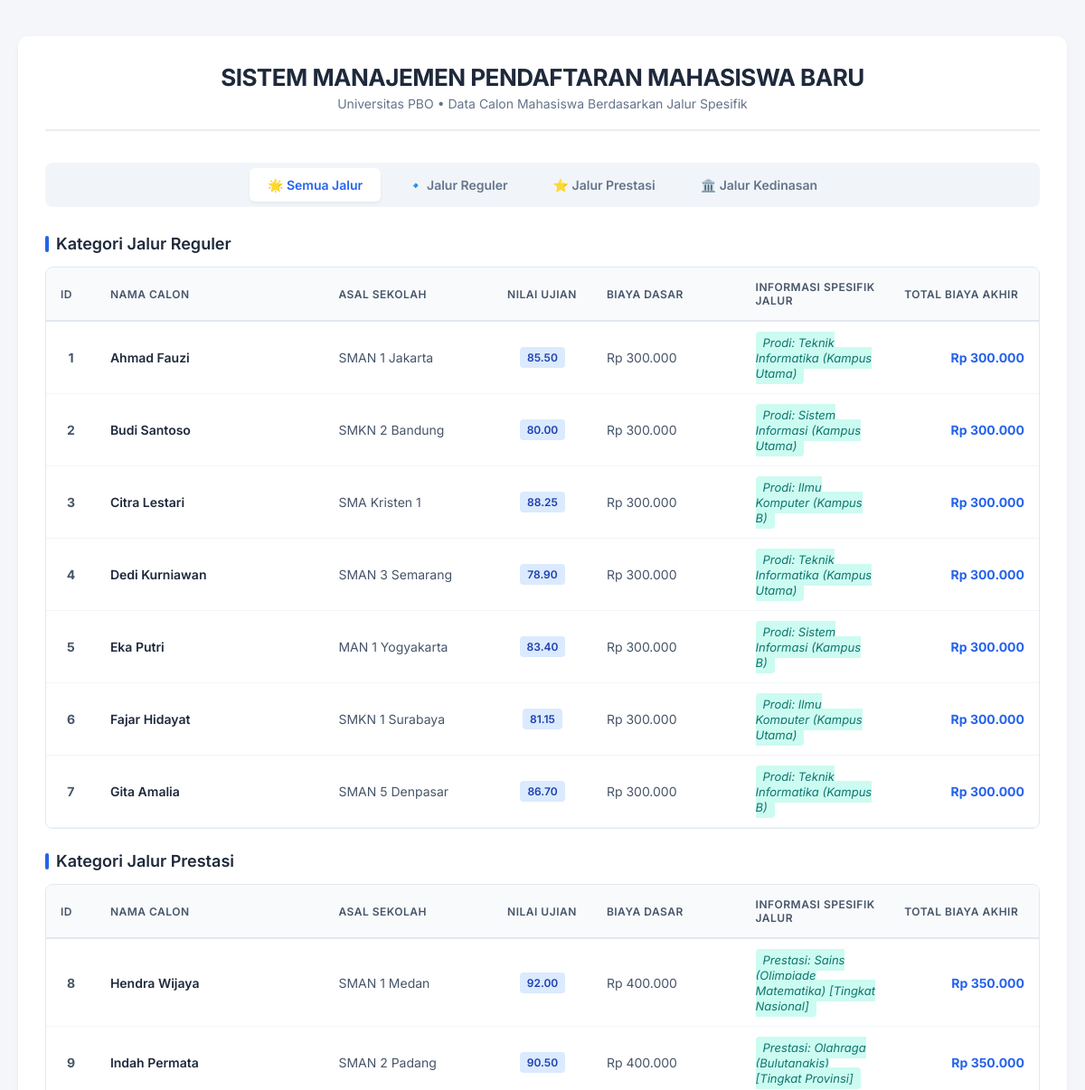
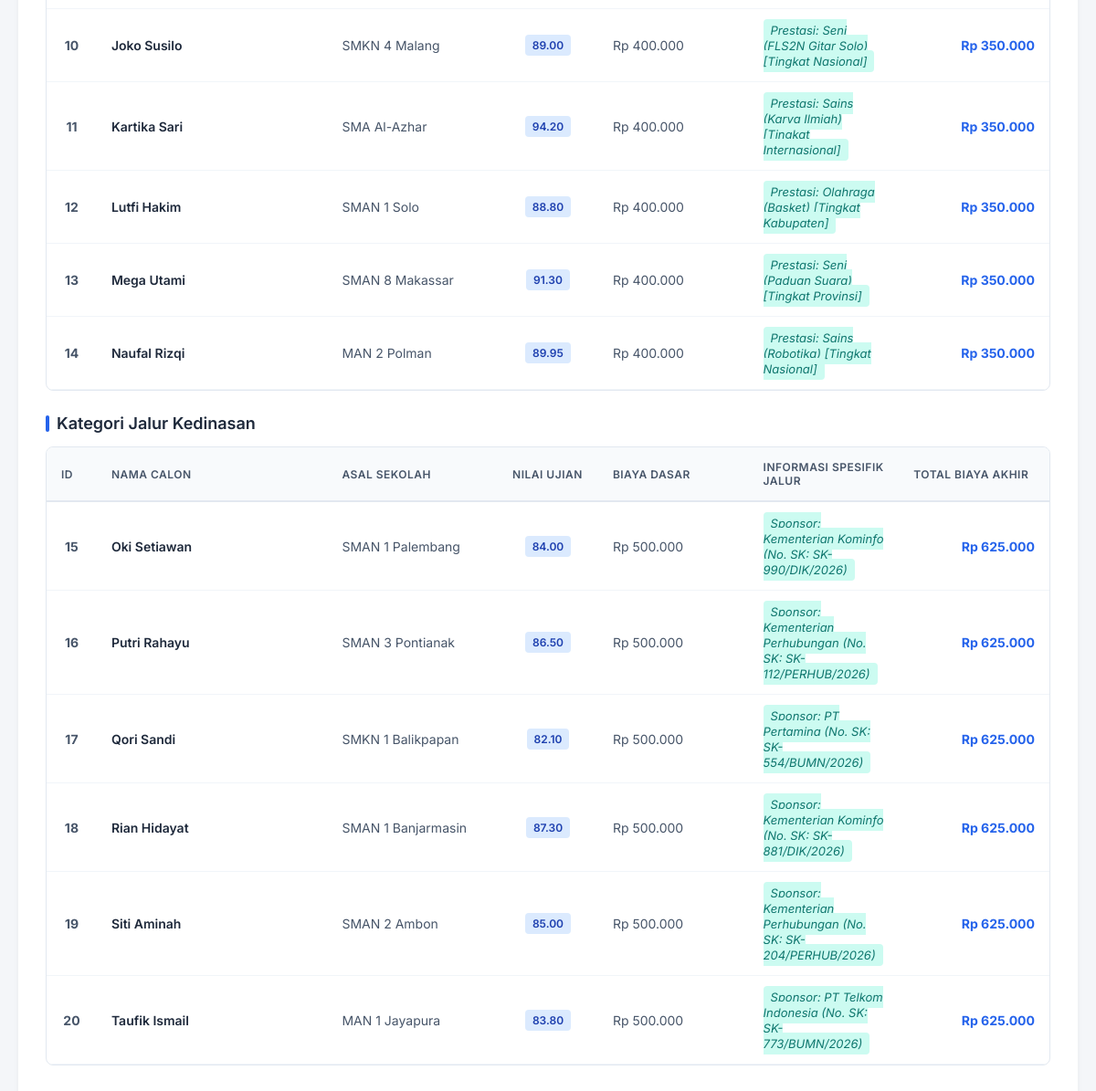
The page / on the database its author committed (2 pictures, top to bottom).
### tables this page shows
CREATE TABLE `tabel_pendaftaran` (
  `id_pendaftaran` int NOT NULL,
  `nama_calon` varchar(100) NOT NULL,
  `asal_sekolah` varchar(100) NOT NULL,
  `nilai_ujian` decimal(5,2) NOT NULL,
  `biaya_pendaftaran_dasar` int NOT NULL,
  `jalur_pendaftaran` enum('Reguler','Prestasi','Kedinasan') NOT NULL,
  `pilihan_prodi` varchar(50) DEFAULT NULL,
  `lokasi_kampus` varchar(50) DEFAULT NULL,
  `jenis_prestasi` varchar(50) DEFAULT NULL,
  `tingkat_prestasi` varchar(50) DEFAULT NULL,
  `sk_ikatan_dinas` varchar(50) DEFAULT NULL,
  `instansi_sponsor` varchar(100) DEFAULT NULL
);

### pendaftaran.php (called while the page is built, shortened)
<?php
abstract class Pendaftaran {
    protected $id_pendaftaran;
    protected $nama_calon;
    protected $asal_sekolah;
    protected $nilai_ujian;
    protected $biaya_pendaftaran_dasar;
    public function __construct($row) {
        $this->id_pendaftaran = $row['id_pendaftaran'];
        $this->nama_calon = $row['nama_calon'];
        $this->asal_sekolah = $row['asal_sekolah'];
        $this->nilai_ujian = $row['nilai_ujian'];
        $this->biaya_pendaftaran_dasar = $row['biaya_pendaftaran_dasar'];
    }
    public function getIdPendaftaran() { return $this->id_pendaftaran; }
    public function getNamaCalon() { return $this->nama_calon; }
    public function getAsalSekolah() { return $this->asal_sekolah; }
    public function getNilaiUjian() { return $this->nilai_ujian; }
    public function getBiayaDasar() { return $this->biaya_pendaftaran_dasar; }
}
?>

### pendaftaranreguler.php (called while the page is built, shortened)
<?php
require_once 'Pendaftaran.php';
class PendaftaranReguler extends Pendaftaran {
    private $pilihan_prodi;
    private $lokasi_kampus;
    public function __construct($row) {
        $this->pilihan_prodi = $row['pilihan_prodi'];
        $this->lokasi_kampus = $row['lokasi_kampus'];
    }
    public static function getDaftarReguler($db) {
        $query = "SELECT * FROM tabel_pendaftaran WHERE jalur_pendaftaran = 'Reguler'";
        $stmt = $db->prepare($query);
        $stmt->execute();
        $list = [];
        while ($row = $stmt->fetch(PDO::FETCH_ASSOC)) {
            $list[] = new PendaftaranReguler($row);
        }
        return $list;
    }
    public function hitungTotalBiaya() {
        return $this->biaya_pendaftaran_dasar;
    }
    public function tampilkanInfoJalur() {
        return "Prodi: " . $this->pilihan_prodi . " (" . $this->lokasi_kampus . ")";
    }
}
?>

### pendaftaranprestasi.php (called while the page is built, shortened)
<?php
require_once 'Pendaftaran.php';
class PendaftaranPrestasi extends Pendaftaran {
    private $jenis_prestasi;
    private $tingkat_prestasi;
    public function __construct($row) {
        $this->jenis_prestasi = $row['jenis_prestasi'];
        $this->tingkat_prestasi = $row['tingkat_prestasi'];
    }
    public static function getDaftarPrestasi($db) {
        $query = "SELECT * FROM tabel_pendaftaran WHERE jalur_pendaftaran = 'Prestasi'";
        $stmt = $db->prepare($query);
        $stmt->execute();
        $list = [];
        while ($row = $stmt->fetch(PDO::FETCH_ASSOC)) {
            $list[] = new PendaftaranPrestasi($row);
        }
        return $list;
    }
    public function hitungTotalBiaya() {
        return $this->biaya_pendaftaran_dasar - 50000;
    }
    public function tampilkanInfoJalur() {
        return "Prestasi: " . $this->jenis_prestasi . " [Tingkat " . $this->tingkat_prestasi . "]";
    }
}
?>

### pendaftarankedinasan.php (called while the page is built, shortened)
<?php
require_once 'Pendaftaran.php';
class PendaftaranKedinasan extends Pendaftaran {
    private $sk_ikatan_dinas;
    private $instansi_sponsor;
    public function __construct($row) {
        $this->sk_ikatan_dinas = $row['sk_ikatan_dinas'];
        $this->instansi_sponsor = $row['instansi_sponsor'];
    }
    public static function getDaftarKedinasan($db) {
        $query = "SELECT * FROM tabel_pendaftaran WHERE jalur_pendaftaran = 'Kedinasan'";
        $stmt = $db->prepare($query);
        $stmt->execute();
        $list = [];
        while ($row = $stmt->fetch(PDO::FETCH_ASSOC)) {
            $list[] = new PendaftaranKedinasan($row);
        }
        return $list;
    }
    public function hitungTotalBiaya() {
        return $this->biaya_pendaftaran_dasar * 1.25;
    }
    public function tampilkanInfoJalur() {
        return "Sponsor: " . $this->instansi_sponsor . " (No. SK: " . $this->sk_ikatan_dinas . ")";
    }
}
?>

### index.php (the view, shortened to what this page needs)
<?php
require_once 'PendaftaranReguler.php';
require_once 'PendaftaranPrestasi.php';
require_once 'PendaftaranKedinasan.php';
$database = new Database();
$db = $database->getConnection();
$dataReguler = [];
$error_koneksi = false;
if ($db === null) {
    $error_koneksi = true;
} else {
    $dataReguler = PendaftaranReguler::getDaftarReguler($db);
    $dataPrestasi = PendaftaranPrestasi::getDaftarPrestasi($db);
    $dataKedinasan = PendaftaranKedinasan::getDaftarKedinasan($db);
}
function renderTable($daftarMahasiswa, $namaJalur) {
    echo "<div class='table-responsive'>
            <table>
                <thead>
                    <tr>
                        <th width='5%'>ID</th>
                        <th width='23%'>Nama Calon</th>
                        <th width='17%'>Asal Sekolah</th>
                        <th width='10%'>Nilai Ujian</th>
                        <th width='15%'>Biaya Dasar</th>
                        <th width='15%'>Informasi Spesifik Jalur</th>
                        <th width='15%'>Total Biaya Akhir</th>
                    </tr>
                </thead>
                <tbody>";
    if (empty($daftarMahasiswa)) {
        echo "<tr><td colspan='7' class='text-center text-muted'>Tidak ada data calon mahasiswa untuk jalur ini.</td></tr>";
    } else {
        foreach ($daftarMahasiswa as $mhs) {
            echo "<tr>
                    <td class='text-center font-bold'>".$mhs->getIdPendaftaran()."</td>
                    <td class='font-semibold text-dark'>".$mhs->getNamaCalon()."</td>
                    <td>".$mhs->getAsalSekolah()."</td>
                    <td class='text-center'><span class='badge badge-info'>".$mhs->getNilaiUjian()."</span></td>
                    <td>Rp ".number_format($mhs->getBiayaDasar(), 0, ',', '.')."</td>
                    <td><span class='text-spesifik'>".$mhs->tampilkanInfoJalur()."</span></td>
                    <td class='text-right font-bold text-primary'>Rp ".number_format($mhs->hitungTotalBiaya(), 0, ',', '.')."</td>
                  </tr>";
        }
    }
    echo "    </tbody>
            </table>
          </div>";
}
?>
<!DOCTYPE html>
<html lang="id">
<head>
</head>
<body>
<div class="container">
    <header>
        <h1>SISTEM MANAJEMEN PENDAFTARAN MAHASISWA BARU</h1>
        <p>Universitas PBO &bull; Data Calon Mahasiswa Berdasarkan Jalur Spesifik</p>
    </header>
    <?php if ($error_koneksi): ?>
        <div class="error-box">
            <h4>⚠️ Koneksi Database Gagal!</h4>
            <p>Aplikasi tidak dapat memuat data. Silakan lakukan perbaikan berikut:</p>
            <ol>
                <li>Pastikan server MySQL di XAMPP/Laragon sudah Anda aktifkan (Running).</li>
                <li>Pastikan database sudah dibuat di phpMyAdmin.</li>
                <li>Buka file <code>koneksi/database.php</code> dan ganti nilai <code>$db_name</code> dengan nama database Anda yang sebenarnya.</li>
            </ol>
        </div>
    <?php else: ?>
        <div class="nav-menu">
            <button class="nav-btn active" onclick="filterJalur('semua', this)">🌟 Semua Jalur</button>
            <button class="nav-btn" onclick="filterJalur('reguler', this)">🔹 Jalur Reguler</button>
            <button class="nav-btn" onclick="filterJalur('prestasi', this)">⭐ Jalur Prestasi</button>
            <button class="nav-btn" onclick="filterJalur('kedinasan', this)">🏛️ Jalur Kedinasan</button>
        </div>
        <div id="sec-reguler" class="jalur-section active">
            <div class="section-title">Kategori Jalur Reguler</div>
            <?php renderTable($dataReguler, "Reguler"); ?>
        </div>
        <div id="sec-prestasi" class="jalur-section active">
            <div class="section-title">Kategori Jalur Prestasi</div>
        </div>
        <div id="sec-kedinasan" class="jalur-section active">
            <div class="section-title">Kategori Jalur Kedinasan</div>
        </div>
    <?php endif; ?>
</div>
</body>
</html>

### index.php (style rules this page uses)
* { margin: 0; padding: 0; box-sizing: border-box; font-family: 'Inter', sans-serif; }
body { background-color: #f4f6f9; color: #333; padding: 40px 20px; }
.container { max-width: 1200px; margin: 0 auto; background: #ffffff; padding: 30px; border-radius: 12px; box-shadow: 0 4px 6px rgba(0,0,0,0.05); }
header { text-align: center; margin-bottom: 35px; border-bottom: 2px solid #eaedf2; padding-bottom: 20px; }
header h1 { color: #1e293b; font-size: 26px; font-weight: 700; letter-spacing: -0.5px; margin-bottom: 5px; }
header p { color: #64748b; font-size: 14px; }
.nav-menu { display: flex; justify-content: center; gap: 10px; margin-bottom: 30px; background: #f1f5f9; padding: 6px; border-radius: 8px; }
.nav-btn { background: none; border: none; padding: 10px 20px; font-size: 14px; font-weight: 600; color: #64748b; cursor: pointer; border-radius: 6px; transition: all 0.2s ease-in-out; }
.nav-btn.active { background: #ffffff; color: #2563eb; box-shadow: 0 2px 4px rgba(0,0,0,0.05); }
.jalur-section { display: none; margin-bottom: 20px; animation: fadeIn 0.4s ease; }
.jalur-section.active { display: block; }
.section-title { font-size: 18px; color: #1e293b; margin-bottom: 15px; font-weight: 600; display: flex; align-items: center; gap: 8px; }
.section-title::before { content: ''; display: inline-block; width: 4px; height: 18px; background: #2563eb; border-radius: 2px; }
.table-responsive { width: 100%; overflow-x: auto; border: 1px solid #e2e8f0; border-radius: 8px; background: #ffffff; margin-bottom: 25px; }
table { width: 100%; border-collapse: collapse; text-align: left; font-size: 14px; }
th { background-color: #f8fafc; color: #475569; font-weight: 600; padding: 14px 16px; border-bottom: 2px solid #e2e8f0; text-transform: uppercase; font-size: 12px; letter-spacing: 0.5px; }
td { padding: 14px 16px; border-bottom: 1px solid #f1f5f9; color: #475569; }
.text-center { text-align: center; }
.text-right { text-align: right; }
.font-bold { font-weight: 700; }
.font-semibold { font-weight: 600; }
.text-dark { color: #1e293b; }
.text-primary { color: #2563eb; }
.text-spesifik { font-style: italic; color: #0f766e; background: #ccfbf1; padding: 4px 8px; border-radius: 4px; font-size: 13px; }
.badge { display: inline-block; padding: 4px 8px; font-size: 12px; font-weight: 600; border-radius: 4px; }
.badge-info { background-color: #dbeafe; color: #1e40af; }

### rows shown on the page
tabel_pendaftaran: id_pendaftaran "1", nama_calon "Ahmad Fauzi", asal_sekolah "SMAN 1 Jakarta", nilai_ujian "85.50", biaya_pendaftaran_dasar "300.000", $mhs->tampilkanInfoJalur() "Prodi: Teknik Informatika (Kampus Utama)"
tabel_pendaftaran: id_pendaftaran "2", nama_calon "Budi Santoso", asal_sekolah "SMKN 2 Bandung", nilai_ujian "80.00", biaya_pendaftaran_dasar "300.000", $mhs->tampilkanInfoJalur() "Prodi: Sistem Informasi (Kampus Utama)"
tabel_pendaftaran: id_pendaftaran "3", nama_calon "Citra Lestari", asal_sekolah "SMA Kristen 1", nilai_ujian "88.25", biaya_pendaftaran_dasar "300.000", $mhs->tampilkanInfoJalur() "Prodi: Ilmu Komputer (Kampus B)"
tabel_pendaftaran: id_pendaftaran "4", nama_calon "Dedi Kurniawan", asal_sekolah "SMAN 3 Semarang", nilai_ujian "78.90", biaya_pendaftaran_dasar "300.000", $mhs->tampilkanInfoJalur() "Prodi: Teknik Informatika (Kampus Utama)"
tabel_pendaftaran: id_pendaftaran "5", nama_calon "Eka Putri", asal_sekolah "MAN 1 Yogyakarta", nilai_ujian "83.40", biaya_pendaftaran_dasar "300.000", $mhs->tampilkanInfoJalur() "Prodi: Sistem Informasi (Kampus B)"
tabel_pendaftaran: id_pendaftaran "6", nama_calon "Fajar Hidayat", asal_sekolah "SMKN 1 Surabaya", nilai_ujian "81.15", biaya_pendaftaran_dasar "300.000", $mhs->tampilkanInfoJalur() "Prodi: Ilmu Komputer (Kampus Utama)"
tabel_pendaftaran: id_pendaftaran "7", nama_calon "Gita Amalia", asal_sekolah "SMAN 5 Denpasar", nilai_ujian "86.70", biaya_pendaftaran_dasar "300.000", $mhs->tampilkanInfoJalur() "Prodi: Teknik Informatika (Kampus B)"
tabel_pendaftaran: id_pendaftaran "8", nama_calon "Hendra Wijaya", asal_sekolah "SMAN 1 Medan", nilai_ujian "92.00", biaya_pendaftaran_dasar "400.000", $mhs->tampilkanInfoJalur() "Prestasi: Sains (Olimpiade Matematika) [Tingkat Nasional]", biaya_pendaftaran_dasar "350.000"
tabel_pendaftaran: id_pendaftaran "9", nama_calon "Indah Permata", asal_sekolah "SMAN 2 Padang", nilai_ujian "90.50", biaya_pendaftaran_dasar "400.000", $mhs->tampilkanInfoJalur() "Prestasi: Olahraga (Bulutangkis) [Tingkat Provinsi]", biaya_pendaftaran_dasar "350.000"
tabel_pendaftaran: id_pendaftaran "10", nama_calon "Joko Susilo", asal_sekolah "SMKN 4 Malang", nilai_ujian "89.00", biaya_pendaftaran_dasar "400.000", $mhs->tampilkanInfoJalur() "Prestasi: Seni (FLS2N Gitar Solo) [Tingkat Nasional]", biaya_pendaftaran_dasar "350.000"
tabel_pendaftaran: id_pendaftaran "11", nama_calon "Kartika Sari", asal_sekolah "SMA Al-Azhar", nilai_ujian "94.20", biaya_pendaftaran_dasar "400.000", $mhs->tampilkanInfoJalur() "Prestasi: Sains (Karya Ilmiah) [Tingkat Internasional]", biaya_pendaftaran_dasar "350.000"
tabel_pendaftaran: id_pendaftaran "12", nama_calon "Lutfi Hakim", asal_sekolah "SMAN 1 Solo", nilai_ujian "88.80", biaya_pendaftaran_dasar "400.000", $mhs->tampilkanInfoJalur() "Prestasi: Olahraga (Basket) [Tingkat Kabupaten]", biaya_pendaftaran_dasar "350.000"
tabel_pendaftaran: id_pendaftaran "13", nama_calon "Mega Utami", asal_sekolah "SMAN 8 Makassar", nilai_ujian "91.30", biaya_pendaftaran_dasar "400.000", $mhs->tampilkanInfoJalur() "Prestasi: Seni (Paduan Suara) [Tingkat Provinsi]", biaya_pendaftaran_dasar "350.000"
tabel_pendaftaran: id_pendaftaran "14", nama_calon "Naufal Rizqi", asal_sekolah "MAN 2 Polman", nilai_ujian "89.95", biaya_pendaftaran_dasar "400.000", $mhs->tampilkanInfoJalur() "Prestasi: Sains (Robotika) [Tingkat Nasional]", biaya_pendaftaran_dasar "350.000"
tabel_pendaftaran: id_pendaftaran "15", nama_calon "Oki Setiawan", asal_sekolah "SMAN 1 Palembang", nilai_ujian "84.00", biaya_pendaftaran_dasar "500.000", $mhs->tampilkanInfoJalur() "Sponsor: Kementerian Kominfo (No. SK: SK-990/DIK/2026)", biaya_pendaftaran_dasar "625.000"
tabel_pendaftaran: id_pendaftaran "16", nama_calon "Putri Rahayu", asal_sekolah "SMAN 3 Pontianak", nilai_ujian "86.50", biaya_pendaftaran_dasar "500.000", $mhs->tampilkanInfoJalur() "Sponsor: Kementerian Perhubungan (No. SK: SK-112/PERHUB/2026)", biaya_pendaftaran_dasar "625.000"
tabel_pendaftaran: id_pendaftaran "17", nama_calon "Qori Sandi", asal_sekolah "SMKN 1 Balikpapan", nilai_ujian "82.10", biaya_pendaftaran_dasar "500.000", $mhs->tampilkanInfoJalur() "Sponsor: PT Pertamina (No. SK: SK-554/BUMN/2026)", biaya_pendaftaran_dasar "625.000"
tabel_pendaftaran: id_pendaftaran "18", nama_calon "Rian Hidayat", asal_sekolah "SMAN 1 Banjarmasin", nilai_ujian "87.30", biaya_pendaftaran_dasar "500.000", $mhs->tampilkanInfoJalur() "Sponsor: Kementerian Kominfo (No. SK: SK-881/DIK/2026)", biaya_pendaftaran_dasar "625.000"
tabel_pendaftaran: id_pendaftaran "19", nama_calon "Siti Aminah", asal_sekolah "SMAN 2 Ambon", nilai_ujian "85.00", biaya_pendaftaran_dasar "500.000", $mhs->tampilkanInfoJalur() "Sponsor: Kementerian Perhubungan (No. SK: SK-204/PERHUB/2026)", biaya_pendaftaran_dasar "625.000"
tabel_pendaftaran: id_pendaftaran "20", nama_calon "Taufik Ismail", asal_sekolah "MAN 1 Jayapura", nilai_ujian "83.80", biaya_pendaftaran_dasar "500.000", $mhs->tampilkanInfoJalur() "Sponsor: PT Telkom Indonesia (No. SK: SK-773/BUMN/2026)", biaya_pendaftaran_dasar "625.000"
